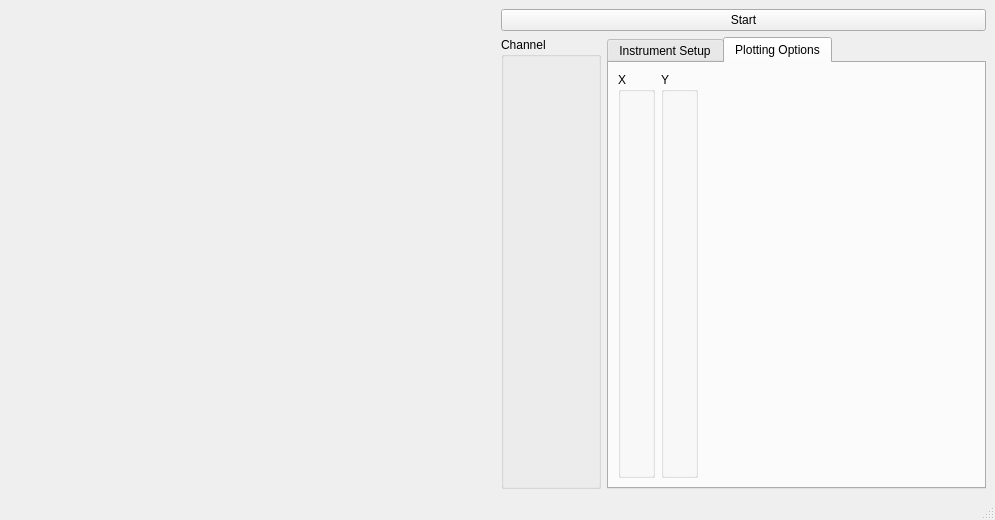
<?xml version="1.0" encoding="UTF-8"?>
<ui version="4.0">
 <class>RecordSweepWindow</class>
 <widget class="QMainWindow" name="RecordSweepWindow">
  <property name="geometry">
   <rect>
    <x>0</x>
    <y>0</y>
    <width>995</width>
    <height>520</height>
   </rect>
  </property>
  <property name="windowTitle">
   <string>MainWindow</string>
  </property>
  <widget class="QWidget" name="centralwidget">
   <layout class="QGridLayout" name="gridLayout">
    <item row="0" column="0" rowspan="2">
     <widget class="MatplotlibWidget" name="mplwidget"/>
    </item>
    <item row="0" column="1">
     <widget class="QPushButton" name="startStopButton">
      <property name="text">
       <string>Start</string>
      </property>
     </widget>
    </item>
    <item row="1" column="1">
     <layout class="QHBoxLayout" name="horizontalLayout_3">
      <item>
       <widget class="QGroupBox" name="groupBox_Name">
        <property name="sizePolicy">
         <sizepolicy hsizetype="Fixed" vsizetype="Preferred">
          <horstretch>0</horstretch>
          <verstretch>0</verstretch>
         </sizepolicy>
        </property>
        <property name="minimumSize">
         <size>
          <width>100</width>
          <height>0</height>
         </size>
        </property>
        <property name="title">
         <string>Channel</string>
        </property>
       </widget>
      </item>
      <item>
       <widget class="QTabWidget" name="tabWidget">
        <property name="sizePolicy">
         <sizepolicy hsizetype="Minimum" vsizetype="Expanding">
          <horstretch>0</horstretch>
          <verstretch>0</verstretch>
         </sizepolicy>
        </property>
        <property name="currentIndex">
         <number>1</number>
        </property>
        <widget class="QWidget" name="tab">
         <attribute name="title">
          <string>Instrument Setup</string>
         </attribute>
         <layout class="QHBoxLayout" name="horizontalLayout">
          <item>
           <widget class="QGroupBox" name="groupBox_Type">
            <property name="sizePolicy">
             <sizepolicy hsizetype="Fixed" vsizetype="Preferred">
              <horstretch>0</horstretch>
              <verstretch>0</verstretch>
             </sizepolicy>
            </property>
            <property name="minimumSize">
             <size>
              <width>100</width>
              <height>0</height>
             </size>
            </property>
            <property name="title">
             <string>Type</string>
            </property>
           </widget>
          </item>
          <item>
           <widget class="QGroupBox" name="groupBox_Instr">
            <property name="sizePolicy">
             <sizepolicy hsizetype="Fixed" vsizetype="Preferred">
              <horstretch>0</horstretch>
              <verstretch>0</verstretch>
             </sizepolicy>
            </property>
            <property name="minimumSize">
             <size>
              <width>100</width>
              <height>0</height>
             </size>
            </property>
            <property name="title">
             <string>Instrument</string>
            </property>
           </widget>
          </item>
          <item>
           <widget class="QGroupBox" name="groupBox_Param">
            <property name="sizePolicy">
             <sizepolicy hsizetype="Fixed" vsizetype="Preferred">
              <horstretch>0</horstretch>
              <verstretch>0</verstretch>
             </sizepolicy>
            </property>
            <property name="minimumSize">
             <size>
              <width>100</width>
              <height>0</height>
             </size>
            </property>
            <property name="title">
             <string>Parameter</string>
            </property>
           </widget>
          </item>
         </layout>
        </widget>
        <widget class="QWidget" name="tab_2">
         <attribute name="title">
          <string>Plotting Options</string>
         </attribute>
         <layout class="QHBoxLayout" name="horizontalLayout_2">
          <item>
           <widget class="QGroupBox" name="groupBox_X">
            <property name="sizePolicy">
             <sizepolicy hsizetype="Fixed" vsizetype="Preferred">
              <horstretch>0</horstretch>
              <verstretch>0</verstretch>
             </sizepolicy>
            </property>
            <property name="title">
             <string>X</string>
            </property>
           </widget>
          </item>
          <item>
           <widget class="QGroupBox" name="groupBox_Y">
            <property name="sizePolicy">
             <sizepolicy hsizetype="Fixed" vsizetype="Preferred">
              <horstretch>0</horstretch>
              <verstretch>0</verstretch>
             </sizepolicy>
            </property>
            <property name="title">
             <string>Y</string>
            </property>
           </widget>
          </item>
          <item>
           <spacer name="horizontalSpacer">
            <property name="orientation">
             <enum>Qt::Horizontal</enum>
            </property>
            <property name="sizeHint" stdset="0">
             <size>
              <width>247</width>
              <height>20</height>
             </size>
            </property>
           </spacer>
          </item>
         </layout>
        </widget>
       </widget>
      </item>
     </layout>
    </item>
   </layout>
  </widget>
  <widget class="QMenuBar" name="menubar">
   <property name="geometry">
    <rect>
     <x>0</x>
     <y>0</y>
     <width>995</width>
     <height>21</height>
    </rect>
   </property>
  </widget>
  <widget class="QStatusBar" name="statusbar"/>
 </widget>
 <customwidgets>
  <customwidget>
   <class>MatplotlibWidget</class>
   <extends>QWidget</extends>
   <header>matplotlibwidget</header>
  </customwidget>
 </customwidgets>
 <resources/>
 <connections/>
</ui>
